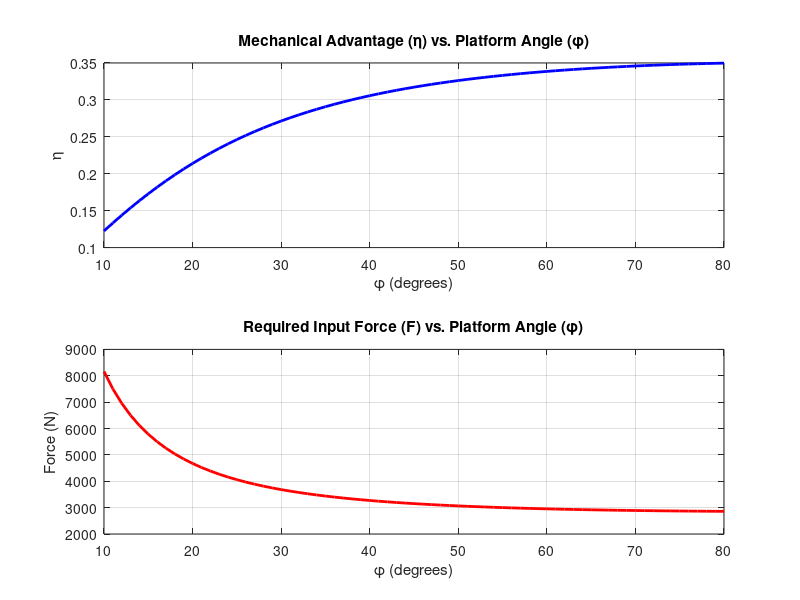

This figure's MATLAB source:
% Scissor Lift Kinematic Analysis
% Parameters: a = 3.75m, b = 0.67m, phi range [10, 80] degrees


% 1. Define Constants
a = 3.75; % Platform dimensions
b = 0.67; % Link dimensions
W = 1000; % Assigned load weight (Newton)

% 2. Define Angle Range (phi)
phi_deg = 10:1:80; % From 10 to 80 degrees
phi_rad = deg2rad(phi_deg);

% 3. Calculate Mechanical Advantage (eta)
% Formula derived from static equilibrium: eta = W / F
% eta(phi) = (8*b*sin(phi)) / (3 * sqrt(a^2 + 4*b^2 - 4*a*b*cos(2*phi)))
numerator = 8 * b * sin(phi_rad);
denominator = 3 * sqrt(a^2 + 4*b^2 - 4*a*b*cos(2*phi_rad));
eta = numerator ./ denominator;

% 4. Calculate Required Actuator Force (F)
% Since eta = W/F, then F = W / eta
F_force = W ./ eta;

% 5. Plotting the Results
figure('Name', 'Scissor Lift Analysis');

% Plot 1: Mechanical Advantage
subplot(2,1,1);
plot(phi_deg, eta, 'LineWidth', 2, 'Color', 'b');
grid on;
title('Mechanical Advantage (\eta) vs. Platform Angle (\phi)');
xlabel('\phi (degrees)');
ylabel('\eta');
xlim([10 80]);

% Plot 2: Required Input Force
subplot(2,1,2);
plot(phi_deg, F_force, 'LineWidth', 2, 'Color', 'r');
grid on;
title('Required Input Force (F) vs. Platform Angle (\phi)');
xlabel('\phi (degrees)');
ylabel('Force (N)');
xlim([10 80]);

fprintf('Analysis Complete. Plotting relationship for a=%.2f and b=%.2f\n', a, b);
